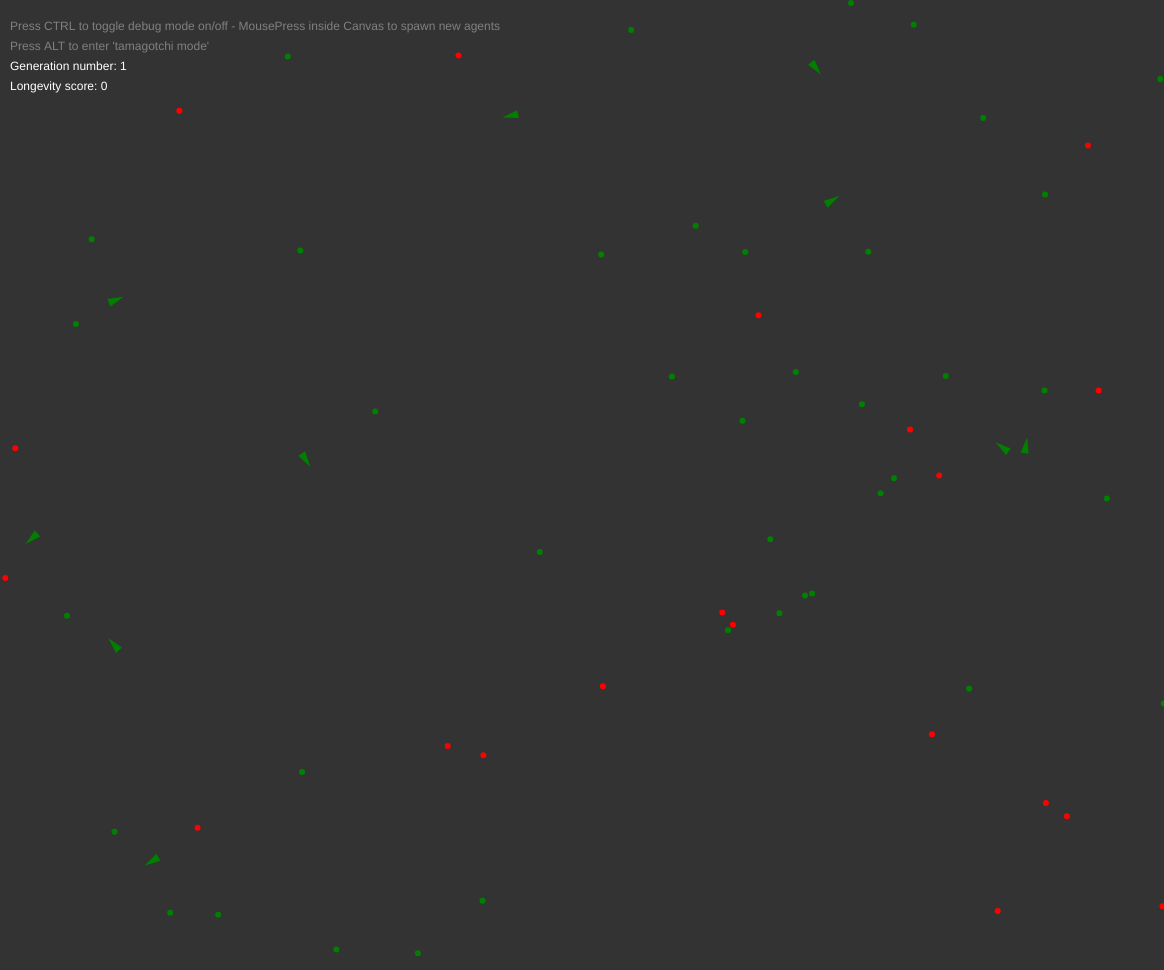
Frame 1 (no input)
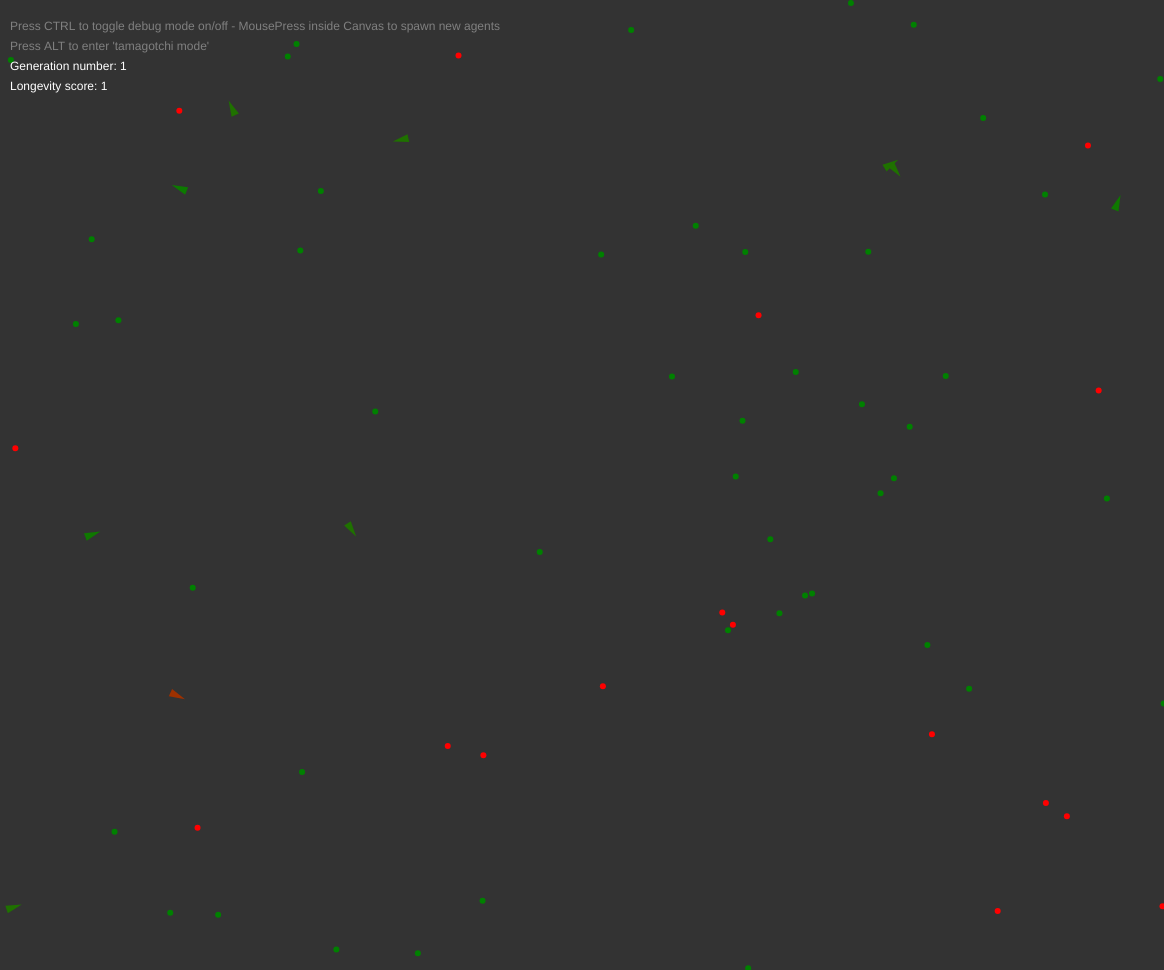
Frame 60 (no input)
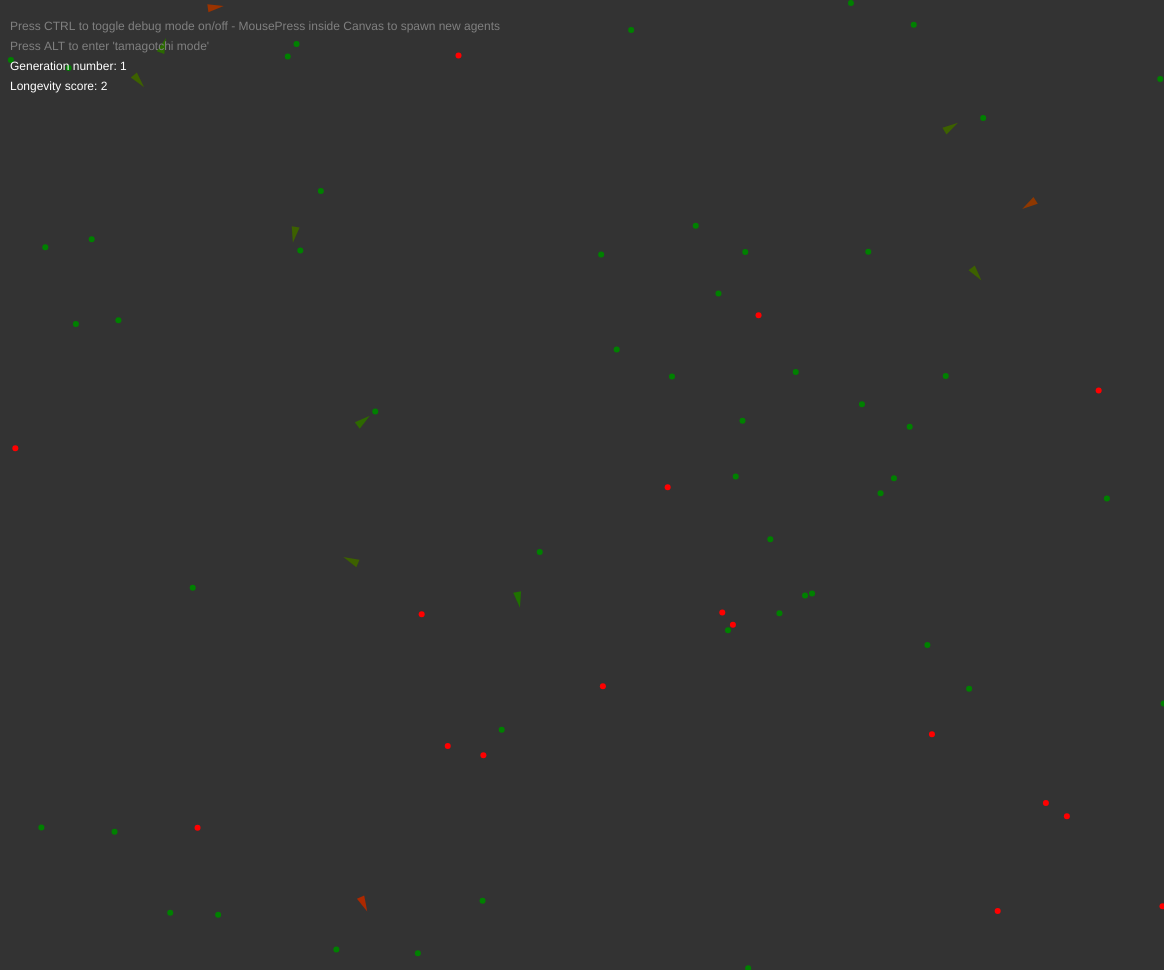
Frame 120 (the mouse pressed at the canvas centre since frame 60)

The p5.js sketch that drew these frames (run headless with seeded random() and noise() and a simulated clock; from frame 60 on, the mouse is pressed at the canvas centre):

// p5.js sketch
// ── sketch.js
/********************************
	Evolutionary steering agents
	****************************/
// TODO: implement Levì Flight for searching for food far from them.
// TODO: place the food pieces on an image's bright spots would be a cool implementation
// Global variables
const agents = new Set()
const food = new Set()
const poison = new Set()

const initial_pieces = {
	'agents': 10,
	'food': 40,
	'poison': 20
}

// Information variables
let timer
let nextTimer = 0
let lonRecord = 0	// Record longevity
let tamagotchiMode = false	// Manual control of the world
let debug_mode = false	// Display agent's DNA values
let genCount = 0	// Current generation number
const CANVAS_REDUCTION = 0.97


function setup() {
	console.log('Creating scenario...')
	createCanvas(windowWidth * CANVAS_REDUCTION, windowHeight * CANVAS_REDUCTION)

	// Creation of the starting generation of agents
	for (let i = 0; i < initial_pieces.agents; i++) {
		agents.add(new Agent(random(width), random(height)))
	}

	// Creation of the starting set of food pieces
	for (let i = 0; i < initial_pieces.food; i++) {
		food.add(createVector(random(width), random(height)))
	}

	// Creation of the starting set of poison pieces
	for (var i = 0; i < initial_pieces.poison; i++) {
		poison.add(createVector(random(width), random(height)))
	}
	
	genCount += 1
	console.log("Generation: " + genCount)
}


function draw() {
	background(51)
	timer = round(millis() / 1000) - nextTimer	// Timer update
	
	if (!tamagotchiMode) {	// Randomly spawn more food and poison
		if (random(1) < 0.10) { //10% probability to drop more food
			food.add(createVector(random(width), random(height)))
		}

		if (random(1) < 0.01) { //1% probability to drop more poison
			poison.add(createVector(random(width), random(height)))
		}
	}

	food.forEach(piece => {	// Draws the food
		noStroke()
		fill('green')
		ellipse(piece.x, piece.y, 6, 6)
	})

	poison.forEach(piece => {	// Draws the poison
		noStroke()
		fill('red')
		ellipse(piece.x, piece.y, 6, 6)
	})

	agents.forEach(agent => {
		agent.applyBehaviours(food, poison)
		agent.boundaries()
		agent.update()
		agent.show(debug_mode)

		// Reproduction
		const child = agent.reproduce()
		if (child) {
			agents.add(child)
		}

		// Death
		if (agent.is_dead()) {
			food.add(createVector(agent.position.x, agent.position.y))	// Spawn a piece of food where an agent died
			agents.delete(agent)

			if (agents.size < 1) {	// When the last agent has died, a new generation will spawn
				regenerate(agent)
			}
		}
	})

	// Display information on canvas
	fill('gray')
	text("Press CTRL to toggle debug mode on/off - MousePress inside Canvas to spawn new agents", 10, 30)
	if (!tamagotchiMode) {
		fill('gray')
		text("Press ALT to enter 'tamagotchi mode'" , 10, 50)
	} else {
		fill('white')
		text("MousePress + 'F' to spawn food - MousePress + 'P' to spawn poison. Press ALT to exit 'Tamagotchi mode'", 10, 50)
	}
	fill('white')
	text("Generation number: " + genCount, 10, 70)
	text("Longevity score: " + timer, 10, 90)
	if (genCount > 1) {
		fill('gray')
		text("Longevity record: " + lonRecord, 10, 110)
	}
}


function mousePressed() {	// P5js function that runs every time the mouse is pressed
	if (tamagotchiMode && keyIsPressed === true && key === 'f') { // f
		food.add(createVector(mouseX, mouseY))
		console.log("Piece of food spawned.")
	} else if (tamagotchiMode && keyIsPressed === true && key === 'p') { // p
		poison.add(createVector(mouseX, mouseY))
		console.log("Piece of poison spawned.")
	} else {
		agents.add(new Agent(mouseX, mouseY))
		console.log("Agent spawned.")
	}
}


function keyPressed() {	// P5js function that runs every time a key is pressed
	if (keyCode == CONTROL) {
		debug_mode = !debug_mode
		console.log('Debug mode: '+ debug_mode)
	} else if (keyCode == ALT) {
		tamagotchiMode = !tamagotchiMode
		console.log('Tamagotchi mode: '+ tamagotchiMode)
	}
}


function regenerate(champion) {
	console.log("Spawning a new generation of agents...")
	if (lonRecord < timer) {
		lonRecord = timer	// New longevity record
	}
	nextTimer += timer
	
	// The new generation agents will be all the last generation champion's clones
	for (n = 0; n < initial_pieces.agents; n++) {
		agents.add(champion.clone())
	}
	/* // if we want we could reset all poison/food pieces positions
	console.log("Resetting world");
	food.delete(0, food.length-1);
	poison.delete(0, poison.length-1);
	for (var i = 0; i < foodPieces; i++) {
		food.add(createVector(random(width), random(height)));
	}
	for (var i = 0; i < poisonPieces; i++) {
		poison.add(createVector(random(width), random(height)));
	}
	*/
	genCount += 1
	console.log("Generation: " + genCount)
}
// ── Agent.js
// CONSTANTS
const MUTATION_RATE = 0.1	// Arbitrary mutation rate.
const CANVAS_LIMIT = 25	// Boundaries limit within the canvas borders


// Autonomous agent that looks for food in order to live on
class Agent {
	constructor(pos_x, pos_y, dna) {
		this.acceleration = createVector(0, 0)
		this.dna = {}
		this.health = 1.0	// Health range: [0, 1]
		this.maxspeed = 5
		this.maxforce = 0.5
		this.position = createVector(pos_x, pos_y)
		this.size = 4
		this.velocity = createVector(random(-2, 2), random(-2, 2))
		
		// DNA initialization
		if (!dna) { // If no DNA object is passed as an argument, make one randomly
			this.dna.food_attraction = random(-2, 2)
			this.dna.poison_attraction = random(-2, 2)
			this.dna.food_perception = random(10, 100)
			this.dna.poison_perception = random(10, 100)
		} else {
			this.dna = dna	// Just cloning
		
			if (random(1) < MUTATION_RATE) {	// Mutation
				// Adjust steering force weights
				this.dna.food_attraction += random(-0.2, 0.2)
				this.dna.poison_attraction += random(-0.2, 0.2)

				// Adjust perception radius
				// Constrain the result to prevent the value goind below 0 or over 100
				this.dna.food_perception = constrain(this.dna.food_perception + random(-10, 10), 0, 100)
				this.dna.poison_perception = constrain(this.dna.poison_perception + random(-10, 10), 0, 100)
			}
		}
	}

	applyBehaviours(good, bad) {	// Handler of multiple behaviours
		const steerG = this.eat(good, 0.06, this.dna.food_perception)	// food, healt increment
		const steerB = this.eat(bad, -0.5, this.dna.poison_perception)	// poison, healt decrement
	
		// Weightning forces based on vehicle's DNA
		steerG.mult(this.dna.food_attraction)
		steerB.mult(this.dna.poison_attraction)
	
		this.applyForce(steerG, steerB)
	}

	applyForce(...forces) {	// Modify agent's acceleration for every steering force
		// We could add MASS here, since: acceleration = mass * force
		forces.map(force => this.acceleration.add(force))
	}

	boundaries() {
		let desired
	
		if (this.position.x < CANVAS_LIMIT) {
			desired = createVector(this.maxspeed, this.velocity.y)
		} else if (this.position.x > width - CANVAS_LIMIT) {
			desired = createVector(-this.maxspeed, this.velocity.y)
		}
		if (this.position.y < CANVAS_LIMIT) {
			desired = createVector(this.velocity.x, this.maxspeed)
		} else if (this.position.y > height - CANVAS_LIMIT) {
			desired = createVector(this.velocity.x, -this.maxspeed)
		}
		
		if (desired) {
			desired.normalize()
			desired.mult(this.maxspeed)
			const steer = p5.Vector.sub(desired, this.velocity)
			steer.limit(this.maxforce)
			this.applyForce(steer)
		}
	}

	clone() {	// Clones the agent
		return new Agent(random(width), random(height), this.dna)
	}

	eat(eatable, h_delta, perception) {	// h_delta is amount the health increments/decrements
		let minimum_distance = Infinity	// Let's start with a huge minimum_distance number
		let closest
		eatable.forEach(piece => {
			const distance = p5.Vector.dist(piece, this.position)	// going through all the food pieces finding our which one is the closest one
			// if an agent stumbles upon food or poison even by chance or because it's cheasing it, he's gonna eat that piece
			if (distance < this.maxspeed) {	// I use maxspeed correspondent value to prevent agent "jumping" the food/poison piece
				eatable.delete(piece)
				this.health += h_delta
			} else if (distance < minimum_distance && distance < perception) {	// this is going to be true only if distance is also within my agent's perception of Food/Poison
				minimum_distance = distance	// The new minimum_distance
				closest = piece		// The closest item form the set is now this piece of food
			}	
		})
		if (closest) {
			return this.seek(closest)
		}
		return createVector(0, 0)
	}

	is_dead() {	// Determines if an agent is dead
		return (this.health < 0)
	}

	reproduce() {	// Spawns a new agent based on the parent's DNA
		// Chaches for an agent to reproduce itself are determined by probability and health status
		if (random(1) < 0.001 && this.health > 0.5) {
			return new Agent(this.position.x, this.position.y, this.dna)
		}
	}

	seek(target) {	// A method that calculates a steering force towards a target
		const desired = p5.Vector.sub(target, this.position)	// A vector pointing from this object's position to the target
		desired.setMag(this.maxspeed)	// Scale to maximum speed
		const steer = p5.Vector.sub(desired, this.velocity)	// Steering = Desired minus velocity
		steer.limit(this.maxforce)	// Limit to maximum steering force
		return steer
	}

	show(show_debug_info) {	// Draws a triangle rotated in the direction of velocity
		const angle = this.velocity.heading() + HALF_PI	// https://p5js.org/reference/#/p5.Vector/heading

		// Color based on health
		const colour = lerpColor(color('red'), color('green'), this.health)	// https://p5js.org/reference/#/p5/lerpColor
		const alphy = lerp(50, 100, this.health)	// https://p5js.org/reference/#/p5/lerp

		fill(colour)
		noStroke()
		strokeWeight(1)
		push()
		translate(this.position.x, this.position.y)
		rotate(angle)
		beginShape()
		vertex(0, -this.size * 2)
		vertex(-this.size, this.size * 2)
		vertex(this.size, this.size * 2)
		endShape(CLOSE)
		if (show_debug_info) {	// Draws the lines and circles to see the DNA of the agent
			noFill()
			strokeWeight(4)
			stroke(0, 255, 0, alphy)
			line(0, 0, 0, -this.dna.food_attraction * 15)	// visulaizing FOOD Steer force for this vehicle
			ellipse(0, 0, this.dna.food_perception * 2)		// visulaizing FOOD perception range
			strokeWeight(2)
			stroke(255, 0, 0, alphy)
			line(0, 0, 0, -this.dna.poison_attraction * 15)		// visulaizing POISON Steer force for this vehicle
			ellipse(0, 0, this.dna.poison_perception * 2)	// visulaizing POISON perception range
		}
		pop()
	}

	update() {	// Method to update agent's location		
		this.velocity.add(this.acceleration)	// Update velocity
		this.velocity.limit(this.maxspeed)	// Limit speed
		this.position.add(this.velocity)
		this.acceleration.mult(0)	// Reset acceleration to 0 each cycle
		this.health -= 0.002	// Slowly die unless you eat
	}
}
